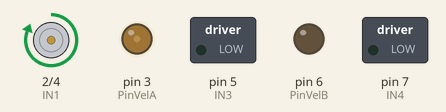
Recording of a sketch running on a simulated Arduino Uno, built with avr-gcc and run on an emulated ATmega328P. Parts: motor-driver pin pairs drawn as motors (green arrow = first pin HIGH = forward, orange = second pin HIGH = backward, longer = more drive), switched loads named in the sketch (green lamp = pin HIGH), output pins drawn as LEDs (lit = HIGH). What the sketch prints to the serial monitor is not drawn.

Above: at 0.1 s.
Timing chart, 0 to 1.6 s (numbered marks = the images above):
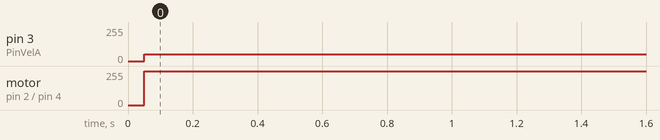

Measured:
- by itself, pin 3 (PinVelA): 0/255 → 50/255 at 0.05 s
- by itself, motor on pin 2 (IN1) / pin 4 (IN2): stopped → forward 255/255 at 0.05 s

The sketch:

testeDoMotor.ino
```cpp
//Definicoes pinos Arduino ligados a entrada da Ponte H
/*
 * 2 - vermelho
 * 3~ - marrom (vel mot a)
 * 4 - preto
 * 5 - branco
 * 6~ - cinza (vel mot b)
 * 7 - amarelo
 */
int IN1 = 2;
int IN2 = 4;
int IN3 = 5;
int IN4 = 7;
int PinVelA = 3;
int PinVelB = 6;


//Velocidade vai de 0 a 255
int velocidadeA = 0;
int velocidadeB = 0;

int LimiteVel=200;

void setup()
{
   Serial.begin(9600);
  //Define os pinos como saida
 pinMode(IN1, OUTPUT);
 pinMode(IN2, OUTPUT);
 pinMode(IN3, OUTPUT);
 pinMode(IN4, OUTPUT);
 pinMode(PinVelA, OUTPUT);
 pinMode(PinVelB, OUTPUT);


}

void loop()
{
  delay(50);
 //Gira o Motor A no sentido horario
 /*
   digitalWrite(IN1, HIGH);
   analogWrite(PinVelA, velocidadeA); *** 255 max
   digitalWrite(IN2, LOW);
   delay(2000);
   delay(500);


  velocidadeA +=10;
  velocidadeB +=10;
  if (velocidadeA>LimiteVel) {
  velocidadeA =0;
 }
  if (velocidadeB >LimiteVel) {
  velocidadeB =0;
 }

  */
  velocidadeA=50;
 Serial.print("A-> ");
 Serial.println(velocidadeA);
// Serial.print("B-> ");
// Serial.println(velocidadeB);
 analogWrite(PinVelA, velocidadeA);
// analogWrite(PinVelB, velocidadeB);
 digitalWrite(IN1, HIGH);
 digitalWrite(IN2, LOW);
// digitalWrite(IN3, HIGH);
 //digitalWrite(IN4, LOW);
 delay(300);
}
```
